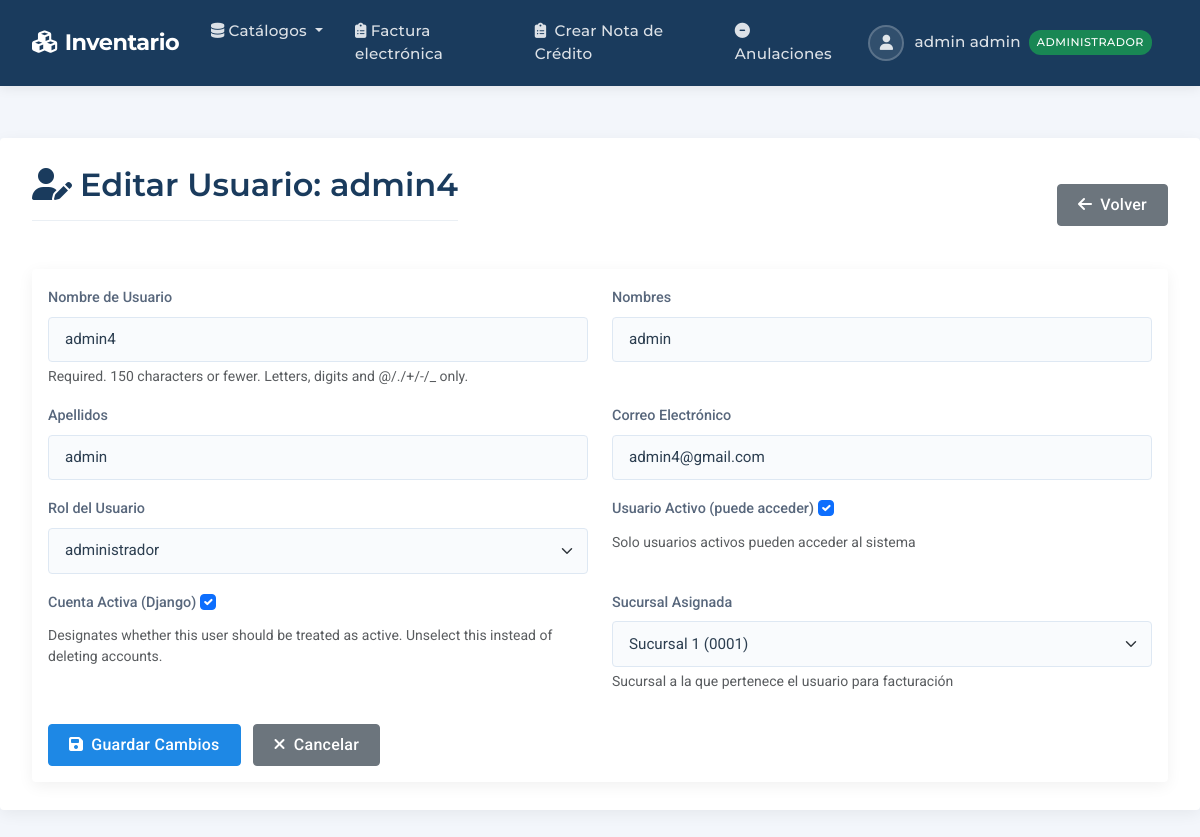
Page /usuarios/05/editar/ (signed in) on the committed database.
### productos/models.py (models this page shows, shortened)
class Usuario(AbstractUser):
    rol = models.ForeignKey(
        Rol, on_delete=models.SET_NULL,
        null=True, verbose_name='Rol',
        default=get_default_rol
    )
    dui = models.CharField('DUI', max_length=9, unique=True)
    SEXO_CHOICES = [('M','Masculino'), ('F','Femenino')]
    sexo = models.CharField('Sexo', max_length=1, choices=SEXO_CHOICES)
    edad = models.PositiveIntegerField('Edad', null=True, blank=True)
    telefono = models.CharField('Teléfono', max_length=20, blank=True)
    activo = models.BooleanField('Usuario Activo', default=False,
                               help_text='Solo usuarios activos pueden acceder al sistema')
    sucursal = models.ForeignKey(
        'dte.Sucursal',
        on_delete=models.SET_NULL,
        null=True, blank=True,
        verbose_name='Sucursal Asignada',
        help_text='Sucursal a la que pertenece el usuario'
    )
    REQUIRED_FIELDS = ['email', 'first_name', 'last_name', 'dui']
    def puede_acceder(self):
        return (
            self.is_authenticated and
            self.is_active and
            self.activo and
            self.rol and
            self.rol.nombre == 'administrador'
        )

class Rol(models.Model):
    nombre = models.CharField('Nombre del rol', max_length=50)
    def __str__(self):
        return self.nombre

### productos/views.py (the view, shortened to what this page needs)
# urls.py: path('usuarios/<int:pk>/editar/', views.UsuarioUpdateView.as_view(), name='usuario_update'),
class UsuarioUpdateView(LoginRequiredMixin, AdminRequiredMixin, UpdateView):
    model = Usuario
    form_class = UsuarioGestionForm
    template_name = 'productos/catalogos/usuario/form.html'
    success_url = reverse_lazy('usuario_list')

### dte/models.py (called while the page is built)
    def __str__(self):
        return f"{self.nombre} ({self.codigo})"

### productos/views.py (called while the page is built)
    def test_func(self):
        return (
            self.request.user.is_authenticated and
            self.request.user.puede_acceder()
        )

### productos/templates/productos/catalogos/usuario/form.html (shortened to what this page needs)
{% extends 'productos/base.html' %}
{% block content %}
<div class="d-flex justify-content-between align-items-center mb-4">
    <h2 class="page-title">
        <i class="fas fa-user-edit me-2"></i>Editar Usuario: {{ object.username }}
    </h2>
    <a href="{% url 'usuario_list' %}" class="btn btn-secondary">
        <i class="fas fa-arrow-left me-2"></i>Volver
    </a>
</div>
<div class="card">
    <div class="card-body">
        <form method="post">
            <div class="row">
                {% for field in form %}
                <div class="col-md-6 mb-3">
                    <label for="{{ field.id_for_label }}" class="form-label">{{ field.label }}</label>
                    {{ field }}
                    {% if field.help_text %}
                    <div class="form-text">{{ field.help_text }}</div>
                    {% endif %}
                </div>
                {% endfor %}
            </div>
            <div class="mt-3">
                <button type="submit" class="btn btn-primary">
                    <i class="fas fa-save me-2"></i>Guardar Cambios
                </button>
                <a href="{% url 'usuario_list' %}" class="btn btn-secondary ms-2">
                    <i class="fas fa-times me-2"></i>Cancelar
                </a>
            </div>
        </form>
    </div>
</div>
{% endblock %}

### productos/templates/productos/base.html (shortened to what this page needs)
<!DOCTYPE html>
<html lang="es" class="h-100">
<head>
    <link rel="stylesheet" href="https://cdn.datatables.net/2.3.2/css/dataTables.bootstrap5.css">
    <link href="https://cdn.jsdelivr.net/npm/bootstrap@5.3.0/dist/css/bootstrap.min.css" rel="stylesheet">
    <link rel="stylesheet" href="https://cdnjs.cloudflare.com/ajax/libs/font-awesome/6.4.0/css/all.min.css">
    <link rel="stylesheet" href="https://cdnjs.cloudflare.com/ajax/libs/tom-select/2.4.3/css/tom-select.bootstrap5.min.css" />
</head>
<body class="d-flex flex-column min-vh-100">
    <nav class="navbar navbar-expand-lg navbar-dark">
        <div class="container-fluid">
            <a class="navbar-brand" href="{% url 'home' %}">
                <i class="fas fa-cubes me-2"></i>Inventario
            </a>
            <div class="collapse navbar-collapse" id="navbarMain">
                <ul class="navbar-nav me-auto">
                    {% if user.is_authenticated %}
                    <li class="nav-item dropdown">
                        <a class="nav-link dropdown-toggle" href="#" data-bs-toggle="dropdown">
                            <i class="fas fa-database me-1"></i>Catálogos
                        </a>
                    </li>
                    <li class="nav-item">
                        <a class="nav-link" href="{% url 'dte:factura_list' %}">
                            <i class="fas fa-clipboard-list me-1"></i>Factura electrónica
                        </a>
                    </li>
                    <li class="nav-item">
                        <a class="nav-link" href="{% url 'dte:crear_nota_credito' %}">
                            <i class="fas fa-clipboard-list me-1"></i> Crear Nota de Crédito
                        </a>
                    </li>
                    <li class="nav-item">
                        <a class="nav-link" href="{% url 'dte:anulacion_list' %}">
                            <i class="fas fa-minus-circle"></i> Anulaciones
                        </a>
                    </li>
                    {% endif %}
                </ul>
                <ul class="navbar-nav">
                    {% if user.is_authenticated %}
                    <li class="nav-item dropdown">
                        <a class="nav-link dropdown-toggle user-dropdown" href="#" data-bs-toggle="dropdown">
                            <span class="user-avatar">
                                <i class="fas fa-user"></i>
                            </span>
                            {{ user.first_name }} {{ user.last_name }}
                            {% if user.rol %}
                                {% if user.puede_acceder %}
                                    <span class="badge-role bg-success">{{ user.rol.nombre }}</span>
                                {% else %}
                                    <span class="badge-role bg-warning">{{ user.rol.nombre }} (Sin acceso)</span>
                                {% endif %}
                            {% else %}
                                <span class="badge-role bg-danger">Sin rol</span>
                            {% endif %}
                        </a>
                    </li>
                    {% endif %}
                </ul>
            </div>
        </div>
    </nav>
    <div class="main-content">
        <div class="container">
            {% block content %}{% endblock %}
        </div>
    </div>
</body>
</html>

### productos/templates/productos/base.html (style rules this page uses)
:root { --primary-color: #1a3b5d; --primary-hover: #0e2945; --secondary-color: #1e88e5; --accent-color: #e53935; --success-color: #2e7d32; --light-bg: #f7f9fc; --dark-text: #2c3e50; --medium-text: #58677c; --light-text: #b0bec5; --header-shadow: 0 2px 12px rgba(0, 0, 0, 0.08); --card-shadow: 0 4px 16px rgba(0, 0, 0, 0.06); --border-radius: 0.25rem; }
body { font-family: 'Roboto', sans-serif; background-color: #f3f6fb; color: var(--dark-text); display: flex; flex-direction: column; min-height: 100vh; }
h1, h2, h3, h4, h5, .navbar-brand, .nav-link { font-family: 'Montserrat', sans-serif; }
.navbar { box-shadow: var(--header-shadow); padding: 0.5rem 1.25rem; background-color: var(--primary-color); }
.navbar-brand { font-weight: 700; font-size: 1.4rem; letter-spacing: -0.5px; color: white !important; }
.navbar-dark .navbar-nav .nav-link { color: rgba(255, 255, 255, 0.85); font-weight: 500; padding: 0.75rem 1rem; transition: all 0.2s ease; font-size: 0.95rem; letter-spacing: 0.2px; }
.main-content { flex: 1 0 auto; padding: 1.5rem 0; }
.container { max-width: 1400px; padding: 1.75rem 2rem; background-color: white; border-radius: var(--border-radius); box-shadow: var(--card-shadow); margin-top: 1.75rem; margin-bottom: 1.75rem; }
.page-title { color: var(--primary-color); font-weight: 600; margin-bottom: 1.5rem; padding-bottom: 1rem; border-bottom: 1px solid #eaeff4; }
.btn { font-weight: 500; padding: 0.5rem 1.25rem; border-radius: var(--border-radius); transition: all 0.2s; box-shadow: none; letter-spacing: 0.25px; }
.btn-primary { background-color: var(--secondary-color); border-color: var(--secondary-color); }
.card { border: none; box-shadow: var(--card-shadow); border-radius: var(--border-radius); transition: all 0.25s ease; }
.form-control, .form-select { border-radius: var(--border-radius); padding: 0.65rem 1rem; border: 1px solid #dee8f3; font-size: 0.95rem; color: var(--dark-text); background-color: #f9fbfd; transition: all 0.2s; }
.form-label { font-weight: 500; margin-bottom: 0.5rem; color: var(--medium-text); font-size: 0.9rem; }
.user-dropdown::after { display: none; }
.user-dropdown { display: flex; align-items: center; }
.user-dropdown .user-avatar { width: 36px; height: 36px; border-radius: 50%; margin-right: 10px; background-color: rgba(255, 255, 255, 0.1); display: flex; align-items: center; justify-content: center; border: 2px solid rgba(255, 255, 255, 0.2); }
.badge-role { background-color: rgba(255, 255, 255, 0.15); color: white; font-size: 0.7rem; padding: 0.25rem 0.5rem; border-radius: 12px; margin-left: 0.5rem; font-weight: 500; letter-spacing: 0.5px; text-transform: uppercase; }

### rows in the picture
Usuario: first_name "admin", last_name "admin", rol.nombre "ADMINISTRADOR", username "admin4", form "admin4" "admin" "admin" "admin4@gmail.com" "administrador" "☑" "☑" "Sucursal 1 (0001)"

### other values in the picture
{{ field.label }} "Nombre de Usuario" "Nombres" "Apellidos" "Correo Electrónico" "Rol del Usuario" "Usuario Activo (puede acceder)" "Cuenta Activa (Django)" "Sucursal Asignada"
{{ field.help_text }} "Required. 150 characters or fewer. Letters, digits and @/./+/-/_ only." "Solo usuarios activos pueden acceder al sistema" "Designates whether this user should be treated as active. Unselect this instead of deleting accounts." "Sucursal a la que pertenece el usuario para facturación"
